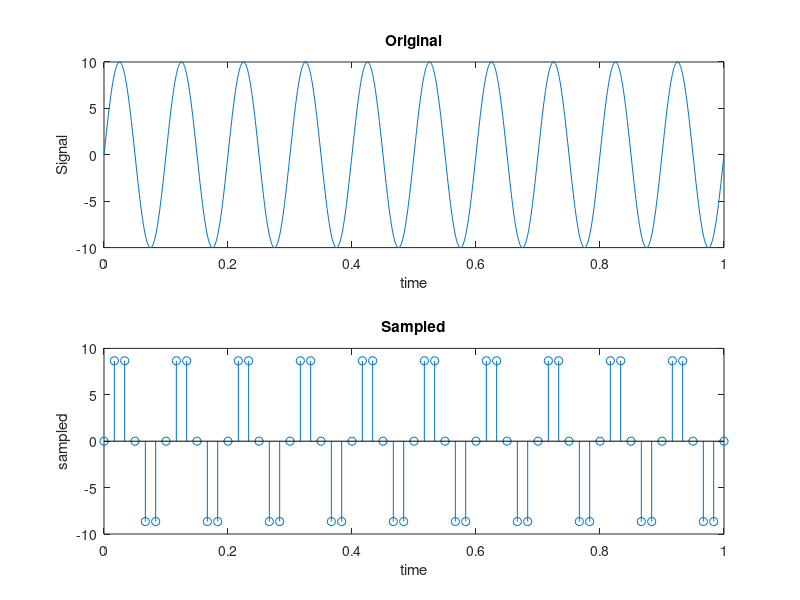

This figure's MATLAB source:
t=0:0.001:1;
xt=10*sin(2*pi*10*t);
subplot(2,1,1);
plot(t,xt);
title('Original');
xlabel('time');
ylabel('Signal');
fs=60;
T=1/fs;
n=0:T:1;
yt=10*sin(2*pi*10*n);
subplot(2,1,2);
stem(n,yt);
title('Sampled');
xlabel('time');
ylabel('sampled');